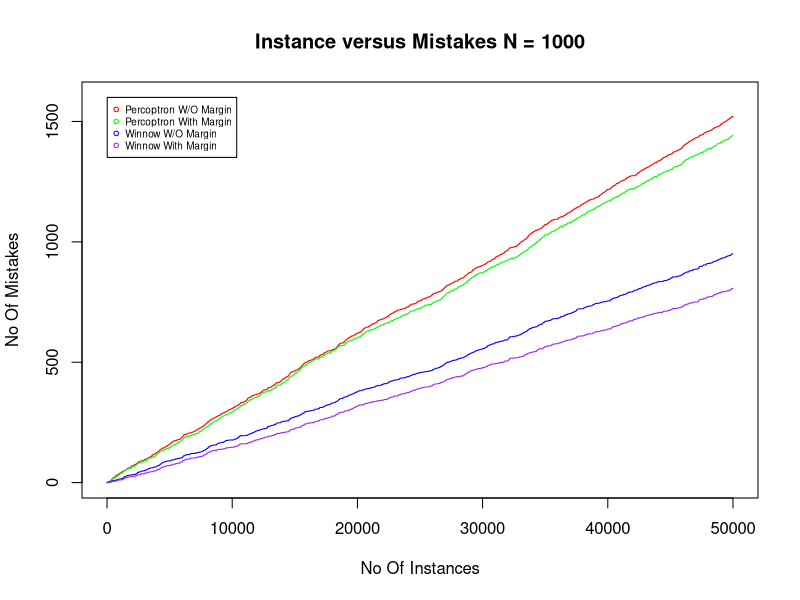

This chart was generated by the following R code:
perceptronWOMargin <- read.csv("./WithoutMarginPerceptronPlot1000.csv", header = TRUE, sep = ",")
perceptronWithMargin <- read.csv("./WithMarginPerceptronPlot1000.csv", header = TRUE, sep = ",")
winnowWOMargin <- read.csv("./WithoutMarginWinnowPlot1000.csv", header = TRUE, sep = ",")
winnowWithMargin <- read.csv("./WithMarginWinnowPlot1000.csv", header = TRUE, sep = ",")

plot(perceptronWOMargin$NoOfInstances,perceptronWOMargin$NoOfMistakes, type="l", col="red", xlab = "No Of Instances", ylab = "No Of Mistakes", xlim=c(0,50000),ylim=c(0,1600), main="Instance versus Mistakes N = 1000")
par(new = TRUE)
plot(perceptronWithMargin$NoOfInstances,perceptronWithMargin$NoOfMistakes, type="l", col="green", xlab = "", ylab = "", xlim=c(0,50000),ylim=c(0,1600), axes = F)
par(new = TRUE)
plot(winnowWOMargin$NoOfInstances,winnowWOMargin$NoOfMistakes, type="l", col="blue", xlab = "", ylab = "", xlim=c(0,50000),ylim=c(0,1600), axes = F)
par(new = TRUE)
plot(winnowWithMargin$NoOfInstances,winnowWithMargin$NoOfMistakes, type="l", col="purple", xlab = "", ylab = "", xlim=c(0,50000),ylim=c(0,1600), axes = F)
legend(14,1600,c("Percoptron W/O Margin","Percoptron With Margin","Winnow W/O Margin", "Winnow With Margin"),col=c("red","green","blue","purple"),pch=c(1,1,1,1),cex=0.6)
